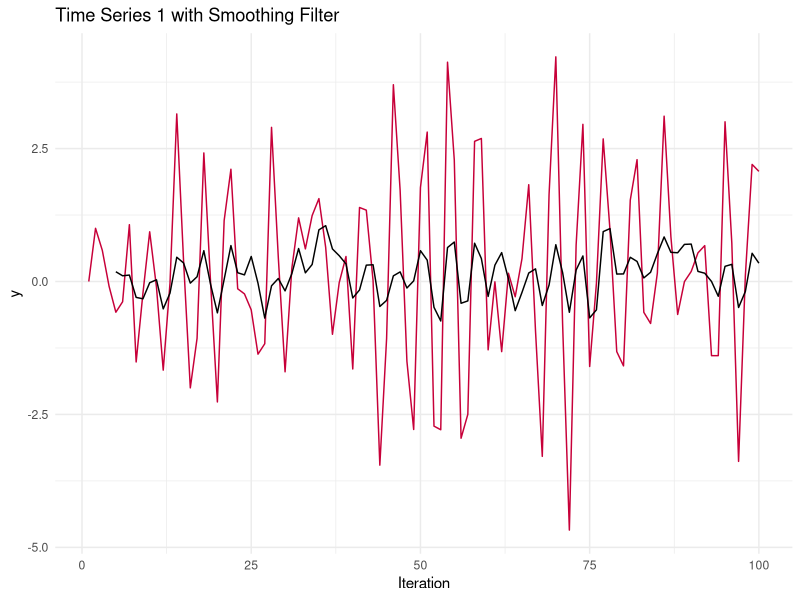
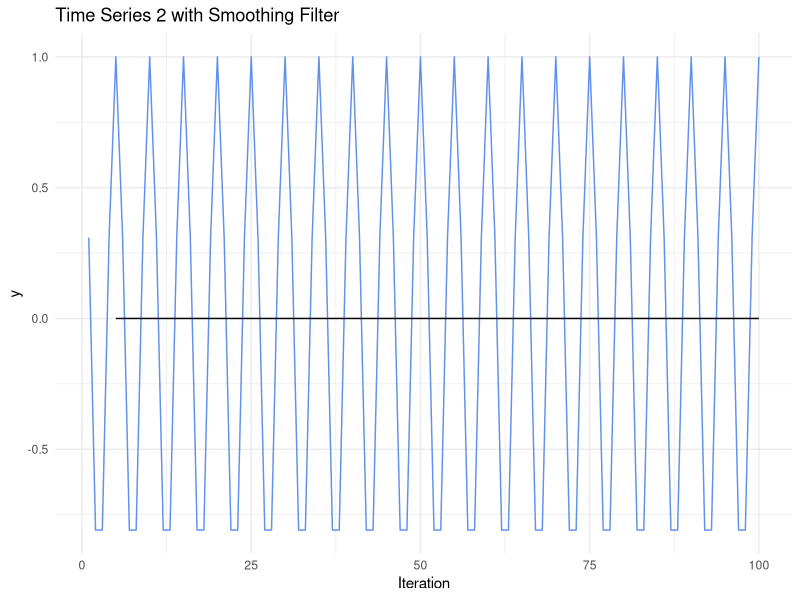
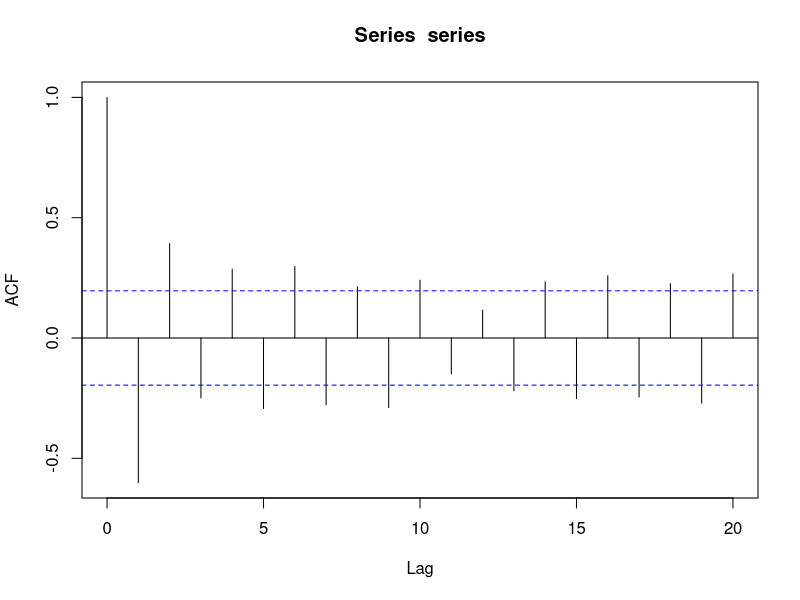
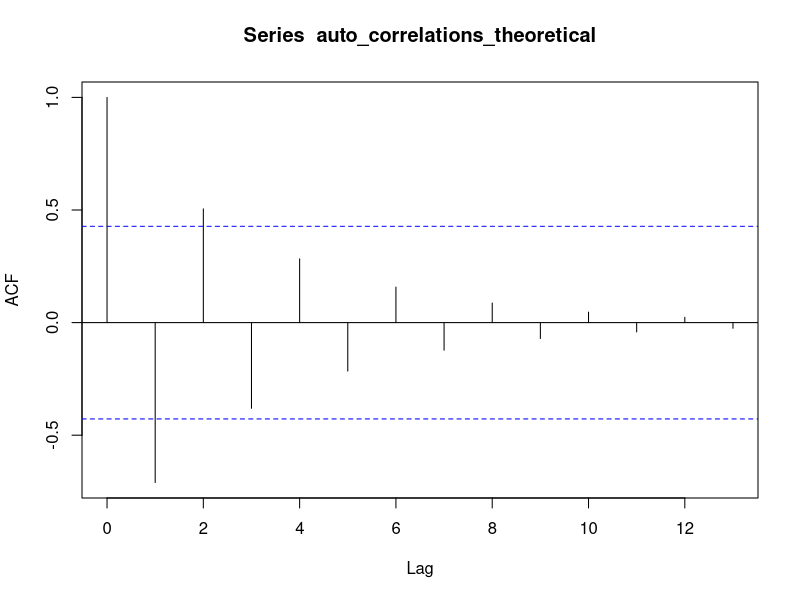
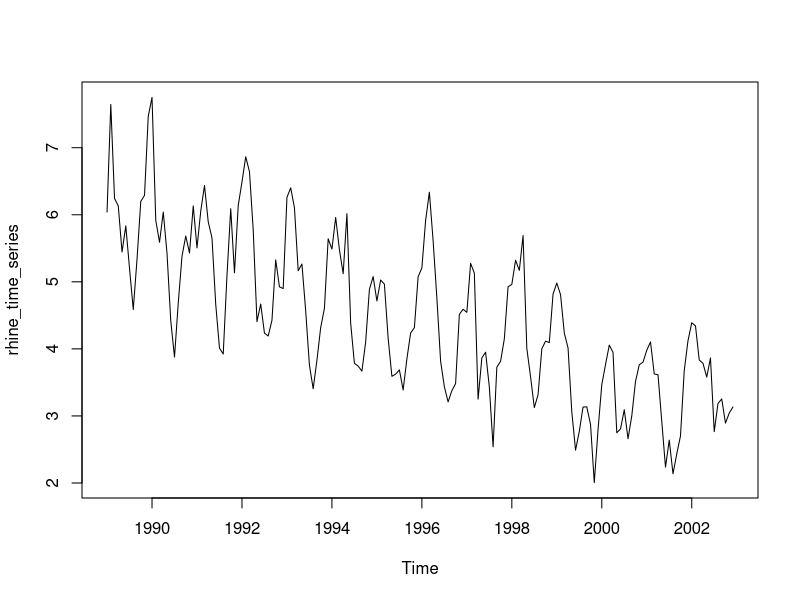
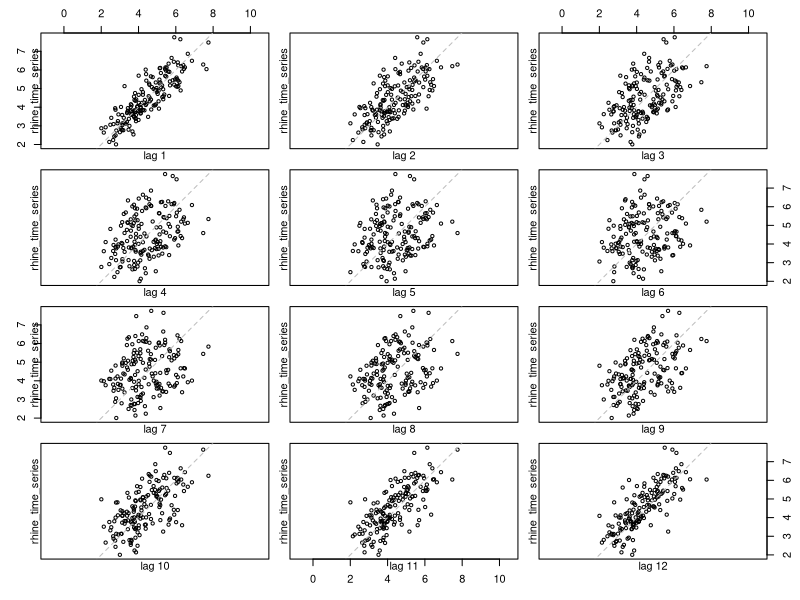
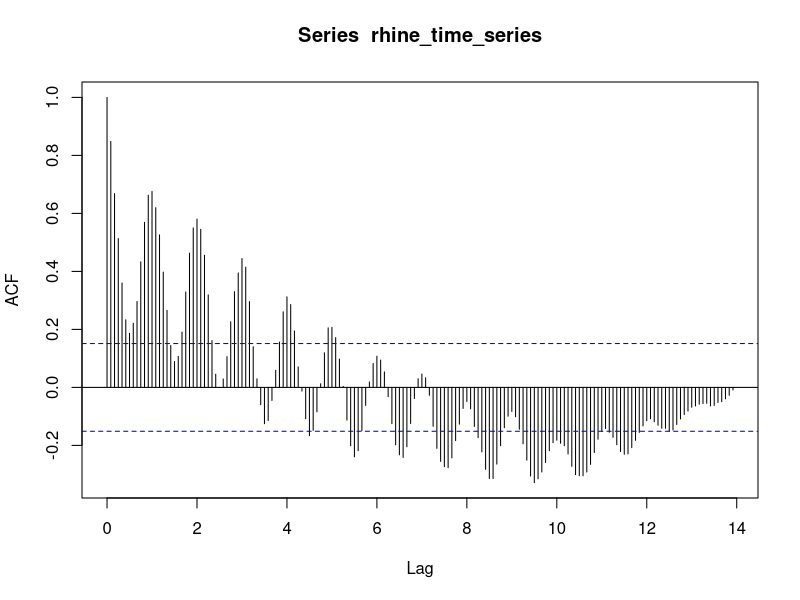
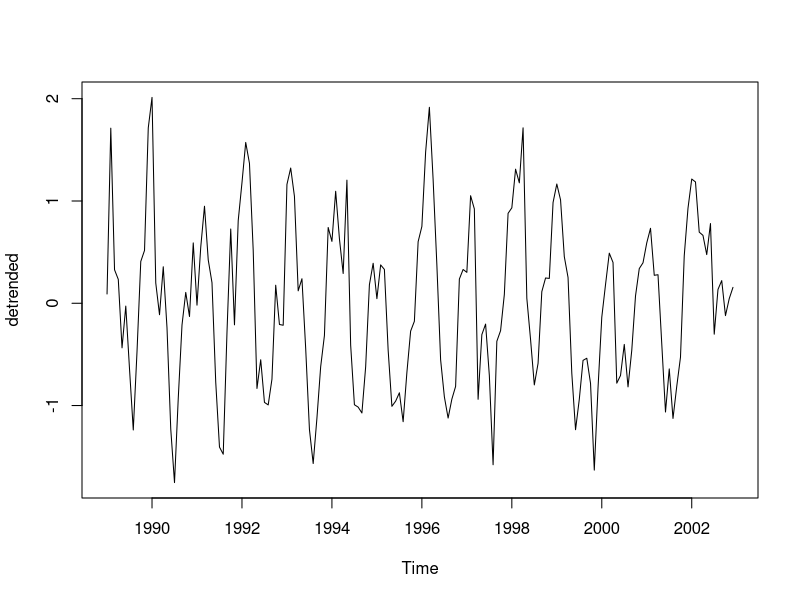

Here is the R script that generated these plots, in order:
## ---- chunk 1
knitr::opts_chunk$set(echo = TRUE)
library(ggplot2)
library(readr)
library(dplyr)
set.seed(12345)
## ---- chunk 2

################################################################################
# Exercise 1.a)
################################################################################

x0 = 0
x1 = 0

n = 100

# Series 1
generate_S1 = function(t, x0=0, x1=1) {
  
  series = vector(length = t)
  series[1] = x0
  series[2] = x1
  
  for (i in 3:t) {
    series[i] = -0.8 * series[i-2] + rnorm(n=1, mean=0, sd=1)
  }
  
  return(ts(series))
}

# Series 2
generate_S2 = function(t) {
  series = vector(length = t)

  for (i in 1:t) {
    series[i] = cos(2 * pi * i / 5)
  }
  
  return(ts(series))
}

index = c(1:n)

series1 = generate_S1(n)
series2 = generate_S2(n)

series1_filtered = stats::filter(series1, filter = rep(0.2, 5), sides = 1)
series2_filtered = stats::filter(series2, filter = rep(0.2, 5), sides = 1)



## ---- chunk 3

df = data.frame(index,
                series1 = as.numeric(series1),
                series2 = as.numeric(series2),
                series1_filtered = as.numeric(series1_filtered),
                series2_filtered = as.numeric(series2_filtered))

ggplot(df) +
  geom_line(aes(x = index, y = series1), color = "#C70039") +
  geom_line(aes(x = index, y = series1_filtered), color = "#000000") +
  labs(title = "Time Series 1 with Smoothing Filter", y = "y",
  x = "Iteration", color = "Legend") +
  theme_minimal()

ggplot(df) +
  geom_line(aes(x = index, y = series2), color = "#6091EC") +
  geom_line(aes(x = index, y = series2_filtered), color = "#000000") +
  labs(title = "Time Series 2 with Smoothing Filter", y = "y",
  x = "Iteration", color = "Legend") +
  theme_minimal()

## ---- chunk 4

################################################################################
# Exercise 1.b)
################################################################################

generate_S3 = function(t, X, W) {
  series = vector(length=t)
  white_noise = vector(length=t)
  
  series[1:length(X)] = X
  white_noise[1:length(W)] = W
  
  for (i in 7:t) {
    W[1:6] = W[2:7]
    W[7] = rnorm(1, mean=0, sd=1)
    series[i] = 4 * series[i-1] - 2 * series[i-2] - series[i-5] + 
                W[7] + 3 * W[5] + W[2] - 4 * W[1]
  }
  
  return(ts(series))
}

series3 = generate_S3(t=n, X = rnorm(7, mean=0, sd=1), W = rnorm(7, mean=0, sd=1))

## ---- chunk 5

Z_phi = c(1, -4, 2, 0, 0, 1)

isCausal = function(Z) {
  return(all(Mod(polyroot(Z)) > 1))
}

isCausal(Z_phi)

## ---- chunk 6

Z_theta = c(1, 0, 3, 0, -1, 0, 4)

isInvertible = function(Z) {
  return(all(Mod(poly(Z)) > 1))
}

isInvertible(Z_theta)

## ---- chunk 7

set.seed(54321)

model = list(ar = c(-3/4), ma = c(0, -1/9))
series = arima.sim(model = model, n = 100)

# Sample
auto_correlations_sample = acf(series)

# Theoretical
auto_correlations_theoretical = ARMAacf(ar = model$ar, ma = model$ma,
                                        lag.max = 20)
acf(auto_correlations_theoretical)

## ---- chunk 8

rhine = read_csv2("Rhine.csv")
head(rhine)

## ---- chunk 9

rhine_time_series = ts(data = rhine$TotN_conc, start = c(1989,1),
                       frequency = 12)

# Normal Time Series
plot(rhine_time_series)

# 12 Lags as we have 12 month each year
lag.plot(rhine_time_series, lags = 12)

# Autocovariance
acf(rhine_time_series, lag.max = nrow(rhine))

## ---- chunk 10

# Linear Model
rhine_linear_model = lm(TotN_conc ~ Time, data=rhine)

# Difference
detrended = rhine_time_series - rhine_linear_model$fitted.values
plot(detrended)

plot(rhine_linear_model)
acf(rhine_linear_model$residuals)

# Could also be decomposed by using this
#rhine_decomposed_additive = decompose(rhine_time_series, "additive")
#rhine_decomposed_multiplicative = decompose(rhine_time_series, "multiplicative")

# STL() would also be possible

## ---- chunk 11

rhine_time_series_smoothed_5 = ksmooth(x = rhine$Time,
                                     y = rhine$TotN_conc,
                                     bandwidth=5)

rhine_time_series_smoothed_10 = ksmooth(x = rhine$Time,
                                     y = rhine$TotN_conc,
                                     bandwidth=10)

rhine_time_series_smoothed_20 = ksmooth(x = rhine$Time,
                                     y = rhine$TotN_conc,
                                     bandwidth=20)

residual_k_5 = rhine_time_series - rhine_time_series_smoothed_5$y
residual_k_10 = rhine_time_series - rhine_time_series_smoothed_10$y
residual_k_20 = rhine_time_series - rhine_time_series_smoothed_20$y

## ---- chunk 12

df = data.frame(x = rhine_time_series_smoothed_5$x,
                s5 = rhine_time_series_smoothed_5$y,
                s10 = rhine_time_series_smoothed_10$y,
                s20 = rhine_time_series_smoothed_20$y,
                rhine$TotN_conc)

ggplot(df) +
  geom_line(aes(x = x, y = s5, colour = "Bandwith = 5")) +
  geom_line(aes(x = x, y = s10, colour = "Bandwith = 10")) +
  geom_line(aes(x = x, y = s20, colour = "Bandwith = 20")) +
  geom_line(aes(x = x, y = rhine.TotN_conc, colour = "Original Data")) +
  labs(title = "Different Smoothing Filters",
       y = "Monthly concentrations of total nitrogen",
       x = "Time", color = "Legend") +
  scale_color_manual(values = c("#C70039", "#FF5733", "#581845", "#000000")) +
  theme_minimal()

## ---- chunk 13

df = data.frame(x = rhine$Time,
                k5 = residual_k_5,
                k10 = residual_k_10,
                k20 = residual_k_20,
                rhine$TotN_conc)

ggplot(df) +
  geom_line(aes(x = x, y = k5, colour = "Residual with Bandwith = 5")) +
  geom_line(aes(x = x, y = k10, colour = "Residual with Bandwith = 10")) +
  geom_line(aes(x = x, y = k20, colour = "Residual with Bandwith = 20")) +
  geom_line(aes(x = x, y = rhine.TotN_conc, colour = "Original Data")) +
  labs(title = "Different Smoothing Filters",
       y = "Monthly concentrations of total nitrogen",
       x = "Time", color = "Legend") +
  scale_color_manual(values = c("#C70039", "#FF5733", "#581845", "#000000")) +
  theme_minimal()

## ---- chunk 14

acf(residual_k_5)
acf(residual_k_10)
acf(residual_k_20)

## ---- chunk 15

rhine_onehot = rhine

# Could be easier handled using as.factor(rhine$Month) as the formula,
# but then the columns don't have names and the "new" dataframe is not saves,
# so we will stick with this.

rhine_onehot = rhine_onehot %>%
  mutate(January = if_else(Month == 1, TRUE, FALSE)) %>%
  mutate(February = if_else(Month == 2, TRUE, FALSE)) %>%
  mutate(March = if_else(Month == 3, TRUE, FALSE)) %>%
  mutate(April = if_else(Month == 4, TRUE, FALSE)) %>%
  mutate(May = if_else(Month == 5, TRUE, FALSE)) %>%
  mutate(June = if_else(Month == 6, TRUE, FALSE)) %>%
  mutate(July = if_else(Month == 7, TRUE, FALSE)) %>%
  mutate(August = if_else(Month == 8, TRUE, FALSE)) %>%
  mutate(September = if_else(Month == 9, TRUE, FALSE)) %>%
  mutate(October = if_else(Month == 10, TRUE, FALSE)) %>%
  mutate(November = if_else(Month == 11, TRUE, FALSE)) %>%
  mutate(December = if_else(Month == 11, TRUE, FALSE))

seasonal_model = lm(formula = TotN_conc ~ Time + January + February + March + April +
                                May + June + July + August +
                                September + October + November + December,
                    data = rhine_onehot)

detrended2 = rhine_time_series - seasonal_model$fitted.values
plot(detrended2)

plot(seasonal_model)
acf(seasonal_model$residuals)

